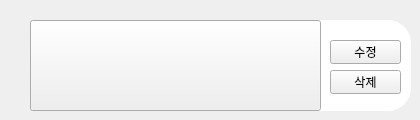
                             <widget class="QWidget" name="widget_7" native="true">
                              <property name="minimumSize">
                               <size>
                                <width>420</width>
                                <height>120</height>
                               </size>
                              </property>
                              <property name="maximumSize">
                               <size>
                                <width>16777215</width>
                                <height>120</height>
                               </size>
                              </property>
                              <widget class="QLabel" name="label_21">
                               <property name="geometry">
                                <rect>
                                 <x>30</x>
                                 <y>20</y>
                                 <width>381</width>
                                 <height>91</height>
                                </rect>
                               </property>
                               <property name="sizePolicy">
                                <sizepolicy hsizetype="Fixed" vsizetype="Fixed">
                                 <horstretch>0</horstretch>
                                 <verstretch>0</verstretch>
                                </sizepolicy>
                               </property>
                               <property name="baseSize">
                                <size>
                                 <width>400</width>
                                 <height>100</height>
                                </size>
                               </property>
                               <property name="styleSheet">
                                <string notr="true">border-style:solid;
border-radius:23;
background-color: rgb(255, 255, 255);
color: rgb(255, 255, 255);
</string>
                               </property>
                               <property name="text">
                                <string/>
                               </property>
                              </widget>
                              <widget class="QPushButton" name="editbutton1_4">
                               <property name="geometry">
                                <rect>
                                 <x>330</x>
                                 <y>40</y>
                                 <width>71</width>
                                 <height>24</height>
                                </rect>
                               </property>
                               <property name="cursor">
                                <cursorShape>PointingHandCursor</cursorShape>
                               </property>
                               <property name="styleSheet">
                                <string notr="true">border-color: transparent;
</string>
                               </property>
                               <property name="text">
                                <string>수정</string>
                               </property>
                              </widget>
                              <widget class="QPushButton" name="delbutton1_4">
                               <property name="geometry">
                                <rect>
                                 <x>330</x>
                                 <y>70</y>
                                 <width>71</width>
                                 <height>24</height>
                                </rect>
                               </property>
                               <property name="cursor">
                                <cursorShape>PointingHandCursor</cursorShape>
                               </property>
                               <property name="styleSheet">
                                <string notr="true">border-color: transparent;
</string>
                               </property>
                               <property name="text">
                                <string>삭제</string>
                               </property>
                              </widget>
                              <widget class="QPushButton" name="bookpage5">
                               <property name="geometry">
                                <rect>
                                 <x>30</x>
                                 <y>20</y>
                                 <width>291</width>
                                 <height>91</height>
                                </rect>
                               </property>
                               <property name="cursor">
                                <cursorShape>PointingHandCursor</cursorShape>
                               </property>
                               <property name="layoutDirection">
                                <enum>Qt::LeftToRight</enum>
                               </property>
                               <property name="styleSheet">
                                <string notr="true">border-color: transparent;
color: rgb(29, 29, 29);
text-align:left;
font: 12pt &quot;서울남산 장체B&quot;;</string>
                               </property>
                               <property name="text">
                                <string/>
                               </property>
                               <property name="autoRepeatInterval">
                                <number>0</number>
                               </property>
                              </widget>
                              <widget class="QLabel" name="label_26">
                               <property name="geometry">
                                <rect>
                                 <x>60</x>
                                 <y>-78</y>
                                 <width>251</width>
                                 <height>281</height>
                                </rect>
                               </property>
                               <property name="styleSheet">
                                <string notr="true">border-image: url(images/images/blackboard-vector-logo.svg);</string>
                               </property>
                               <property name="text">
                                <string/>
                               </property>
                              </widget>
                              <zorder>label_21</zorder>
                              <zorder>editbutton1_4</zorder>
                              <zorder>delbutton1_4</zorder>
                              <zorder>label_26</zorder>
                              <zorder>bookpage5</zorder>
                             </widget>
